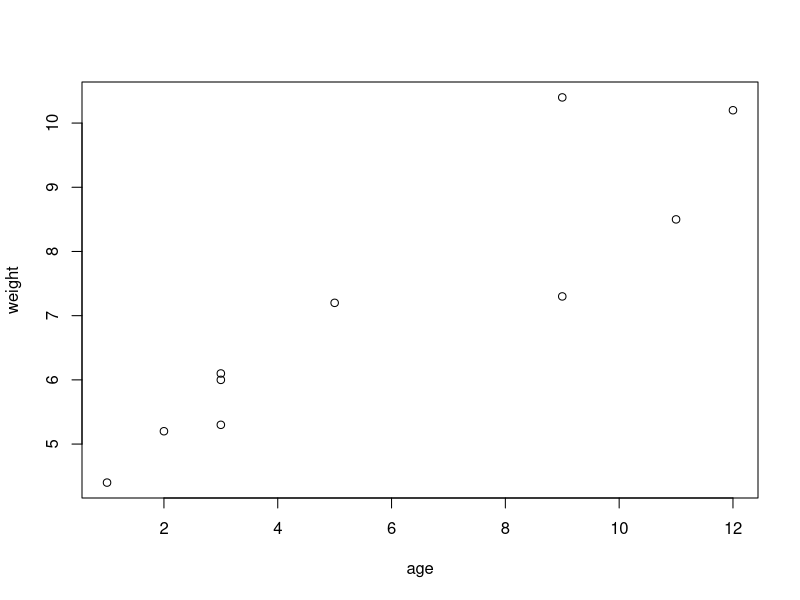
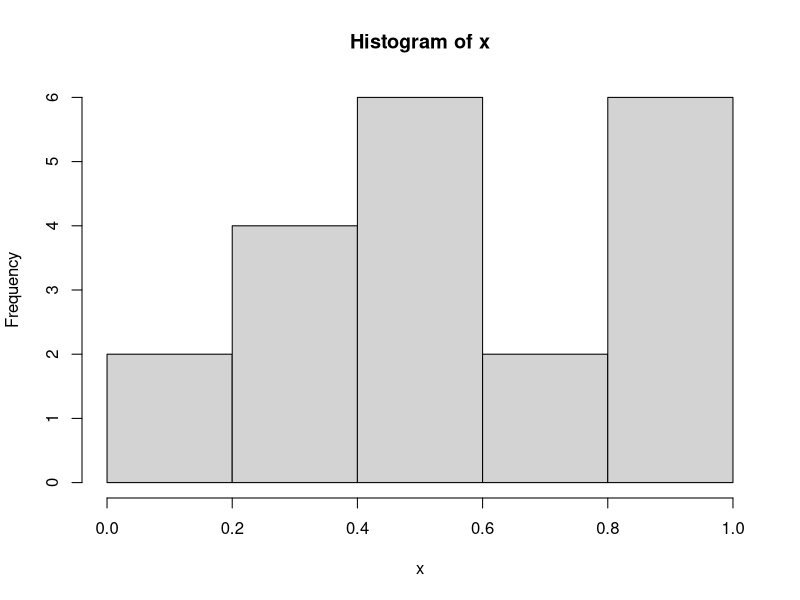

Reproduce these figures in R, in order. (Note: this script raises an error after producing the figures.)
#------------------------------------#
# R in Action: Chapter 1             #
# Introduction to R                  #
#------------------------------------#

# A sample R session
# q() is commented out so you don't accidently exit

# Listing 1.1 - A Sample R session

age <- c(1,3,5,2,11,9,3,9,12,3)
weight <- c(4.4,5.3,7.2,5.2,8.5,7.3,6.0,10.4,10.2,6.1)
mean(weight)
sd(weight)
cor(age,weight)
plot(age,weight)
# q()


# Listing 1.2 - An example of commands used to manage the R Workspace. 

setwd("C:/myprojects/project1") # change the path to one of your directories
options()
options(digits=3)
x <- runif(20)
summary(x)
hist(x)
savehistory()
save.image()
# q()


# Listing 1.3 - Working with a new package

help.start()
install.packages("vcd")
help(package="vcd")
library(vcd)
help(Arthritis)
Arthritis
example(Arthritis)
# q()
